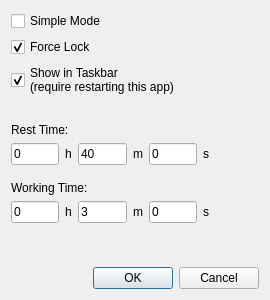
<?xml version="1.0" encoding="UTF-8"?>
<ui version="4.0">
 <class>SettingDialog</class>
 <widget class="QDialog" name="SettingDialog">
  <property name="geometry">
   <rect>
    <x>0</x>
    <y>0</y>
    <width>270</width>
    <height>300</height>
   </rect>
  </property>
  <property name="sizePolicy">
   <sizepolicy hsizetype="Fixed" vsizetype="Fixed">
    <horstretch>0</horstretch>
    <verstretch>0</verstretch>
   </sizepolicy>
  </property>
  <property name="minimumSize">
   <size>
    <width>270</width>
    <height>300</height>
   </size>
  </property>
  <property name="maximumSize">
   <size>
    <width>270</width>
    <height>300</height>
   </size>
  </property>
  <property name="windowTitle">
   <string>Settings</string>
  </property>
  <layout class="QVBoxLayout" name="verticalLayout_3">
   <item>
    <widget class="QCheckBox" name="simpleModeBox">
     <property name="text">
      <string>Simple Mode</string>
     </property>
    </widget>
   </item>
   <item>
    <widget class="QCheckBox" name="forceLockBox">
     <property name="text">
      <string>Force Lock</string>
     </property>
     <property name="checked">
      <bool>true</bool>
     </property>
    </widget>
   </item>
   <item>
    <widget class="QCheckBox" name="taskbarBox">
     <property name="text">
      <string>Show in Taskbar
(require restarting this app)</string>
     </property>
     <property name="checked">
      <bool>true</bool>
     </property>
    </widget>
   </item>
   <item>
    <spacer name="verticalSpacer">
     <property name="orientation">
      <enum>Qt::Vertical</enum>
     </property>
     <property name="sizeType">
      <enum>QSizePolicy::Fixed</enum>
     </property>
     <property name="sizeHint" stdset="0">
      <size>
       <width>20</width>
       <height>20</height>
      </size>
     </property>
    </spacer>
   </item>
   <item>
    <layout class="QVBoxLayout" name="verticalLayout_2">
     <item>
      <widget class="QLabel" name="label_2">
       <property name="sizePolicy">
        <sizepolicy hsizetype="Preferred" vsizetype="Fixed">
         <horstretch>0</horstretch>
         <verstretch>0</verstretch>
        </sizepolicy>
       </property>
       <property name="text">
        <string>Rest Time:</string>
       </property>
      </widget>
     </item>
     <item>
      <layout class="QHBoxLayout" name="horizontalLayout_2">
       <item>
        <widget class="QLineEdit" name="WhEdit">
         <property name="sizePolicy">
          <sizepolicy hsizetype="Expanding" vsizetype="Fixed">
           <horstretch>0</horstretch>
           <verstretch>0</verstretch>
          </sizepolicy>
         </property>
         <property name="text">
          <string>0</string>
         </property>
        </widget>
       </item>
       <item>
        <widget class="QLabel" name="label_6">
         <property name="sizePolicy">
          <sizepolicy hsizetype="Preferred" vsizetype="Fixed">
           <horstretch>0</horstretch>
           <verstretch>0</verstretch>
          </sizepolicy>
         </property>
         <property name="text">
          <string>h</string>
         </property>
        </widget>
       </item>
       <item>
        <widget class="QLineEdit" name="WmEdit">
         <property name="sizePolicy">
          <sizepolicy hsizetype="Expanding" vsizetype="Fixed">
           <horstretch>0</horstretch>
           <verstretch>0</verstretch>
          </sizepolicy>
         </property>
         <property name="text">
          <string>40</string>
         </property>
        </widget>
       </item>
       <item>
        <widget class="QLabel" name="label_7">
         <property name="sizePolicy">
          <sizepolicy hsizetype="Preferred" vsizetype="Fixed">
           <horstretch>0</horstretch>
           <verstretch>0</verstretch>
          </sizepolicy>
         </property>
         <property name="text">
          <string>m</string>
         </property>
        </widget>
       </item>
       <item>
        <widget class="QLineEdit" name="WsEdit">
         <property name="sizePolicy">
          <sizepolicy hsizetype="Expanding" vsizetype="Fixed">
           <horstretch>0</horstretch>
           <verstretch>0</verstretch>
          </sizepolicy>
         </property>
         <property name="text">
          <string>0</string>
         </property>
        </widget>
       </item>
       <item>
        <widget class="QLabel" name="label_8">
         <property name="sizePolicy">
          <sizepolicy hsizetype="Preferred" vsizetype="Fixed">
           <horstretch>0</horstretch>
           <verstretch>0</verstretch>
          </sizepolicy>
         </property>
         <property name="text">
          <string>s</string>
         </property>
        </widget>
       </item>
       <item>
        <spacer name="horizontalSpacer">
         <property name="orientation">
          <enum>Qt::Horizontal</enum>
         </property>
         <property name="sizeType">
          <enum>QSizePolicy::Fixed</enum>
         </property>
         <property name="sizeHint" stdset="0">
          <size>
           <width>50</width>
           <height>20</height>
          </size>
         </property>
        </spacer>
       </item>
      </layout>
     </item>
    </layout>
   </item>
   <item>
    <spacer name="verticalSpacer_2">
     <property name="orientation">
      <enum>Qt::Vertical</enum>
     </property>
     <property name="sizeType">
      <enum>QSizePolicy::Fixed</enum>
     </property>
     <property name="sizeHint" stdset="0">
      <size>
       <width>0</width>
       <height>10</height>
      </size>
     </property>
    </spacer>
   </item>
   <item>
    <layout class="QVBoxLayout" name="verticalLayout">
     <item>
      <widget class="QLabel" name="label">
       <property name="sizePolicy">
        <sizepolicy hsizetype="Preferred" vsizetype="Fixed">
         <horstretch>0</horstretch>
         <verstretch>0</verstretch>
        </sizepolicy>
       </property>
       <property name="text">
        <string>Working Time:</string>
       </property>
      </widget>
     </item>
     <item>
      <layout class="QHBoxLayout" name="horizontalLayout">
       <item>
        <widget class="QLineEdit" name="RhEdit">
         <property name="sizePolicy">
          <sizepolicy hsizetype="Expanding" vsizetype="Fixed">
           <horstretch>0</horstretch>
           <verstretch>0</verstretch>
          </sizepolicy>
         </property>
         <property name="text">
          <string>0</string>
         </property>
        </widget>
       </item>
       <item>
        <widget class="QLabel" name="label_3">
         <property name="sizePolicy">
          <sizepolicy hsizetype="Preferred" vsizetype="Fixed">
           <horstretch>0</horstretch>
           <verstretch>0</verstretch>
          </sizepolicy>
         </property>
         <property name="text">
          <string>h</string>
         </property>
        </widget>
       </item>
       <item>
        <widget class="QLineEdit" name="RmEdit">
         <property name="sizePolicy">
          <sizepolicy hsizetype="Expanding" vsizetype="Fixed">
           <horstretch>0</horstretch>
           <verstretch>0</verstretch>
          </sizepolicy>
         </property>
         <property name="text">
          <string>3</string>
         </property>
        </widget>
       </item>
       <item>
        <widget class="QLabel" name="label_4">
         <property name="sizePolicy">
          <sizepolicy hsizetype="Preferred" vsizetype="Fixed">
           <horstretch>0</horstretch>
           <verstretch>0</verstretch>
          </sizepolicy>
         </property>
         <property name="text">
          <string>m</string>
         </property>
        </widget>
       </item>
       <item>
        <widget class="QLineEdit" name="RsEdit">
         <property name="sizePolicy">
          <sizepolicy hsizetype="Expanding" vsizetype="Fixed">
           <horstretch>0</horstretch>
           <verstretch>0</verstretch>
          </sizepolicy>
         </property>
         <property name="text">
          <string>0</string>
         </property>
        </widget>
       </item>
       <item>
        <widget class="QLabel" name="label_5">
         <property name="sizePolicy">
          <sizepolicy hsizetype="Preferred" vsizetype="Fixed">
           <horstretch>0</horstretch>
           <verstretch>0</verstretch>
          </sizepolicy>
         </property>
         <property name="text">
          <string>s</string>
         </property>
        </widget>
       </item>
       <item>
        <spacer name="horizontalSpacer_2">
         <property name="orientation">
          <enum>Qt::Horizontal</enum>
         </property>
         <property name="sizeType">
          <enum>QSizePolicy::Fixed</enum>
         </property>
         <property name="sizeHint" stdset="0">
          <size>
           <width>50</width>
           <height>20</height>
          </size>
         </property>
        </spacer>
       </item>
      </layout>
     </item>
    </layout>
   </item>
   <item>
    <spacer name="verticalSpacer_3">
     <property name="orientation">
      <enum>Qt::Vertical</enum>
     </property>
     <property name="sizeHint" stdset="0">
      <size>
       <width>20</width>
       <height>40</height>
      </size>
     </property>
    </spacer>
   </item>
   <item>
    <widget class="QDialogButtonBox" name="buttonBox">
     <property name="sizePolicy">
      <sizepolicy hsizetype="Expanding" vsizetype="Fixed">
       <horstretch>0</horstretch>
       <verstretch>0</verstretch>
      </sizepolicy>
     </property>
     <property name="orientation">
      <enum>Qt::Horizontal</enum>
     </property>
     <property name="standardButtons">
      <set>QDialogButtonBox::Cancel|QDialogButtonBox::Ok</set>
     </property>
    </widget>
   </item>
  </layout>
 </widget>
 <resources/>
 <connections>
  <connection>
   <sender>buttonBox</sender>
   <signal>accepted()</signal>
   <receiver>SettingDialog</receiver>
   <slot>accept()</slot>
   <hints>
    <hint type="sourcelabel">
     <x>248</x>
     <y>254</y>
    </hint>
    <hint type="destinationlabel">
     <x>157</x>
     <y>274</y>
    </hint>
   </hints>
  </connection>
  <connection>
   <sender>buttonBox</sender>
   <signal>rejected()</signal>
   <receiver>SettingDialog</receiver>
   <slot>reject()</slot>
   <hints>
    <hint type="sourcelabel">
     <x>316</x>
     <y>260</y>
    </hint>
    <hint type="destinationlabel">
     <x>286</x>
     <y>274</y>
    </hint>
   </hints>
  </connection>
 </connections>
</ui>
